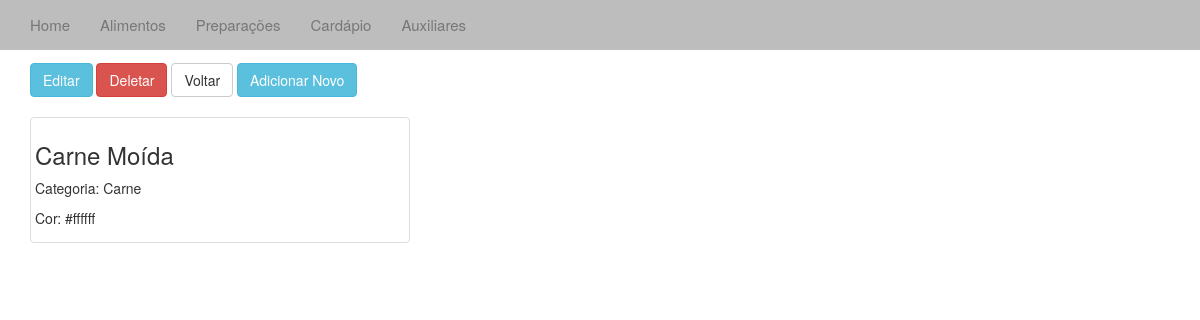
The app's page /veralimento/1/, older data.
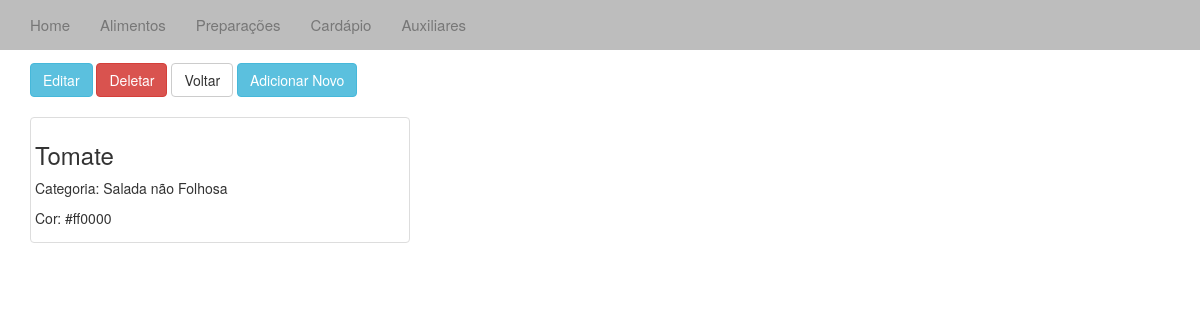
The same page, newer data.
### cardapio/models.py (models this page shows, shortened)
class Alimentos(models.Model):
	desc = models.CharField(max_length=20)
	cat_alimento = models.ForeignKey(Aux)
	cor = models.CharField(max_length=10)

class Aux(models.Model):
	tipo = models.IntegerField(1)
	desc = models.CharField(max_length=4)
	def __unicode__(self):
		return self.desc

### cardapio/views.py (the view)
# urls.py: url(r'veralimento/(?P<id_alimentos>\d+)/$', 'cardapio.views.veralimento', name='veralimento'),
def veralimento(request, id_alimentos):
	al = get_object_or_404(Alimentos, pk=id_alimentos)
	context = {'al':al}
	return render(request,"veralimento.html", context)

### templates/veralimento.html (shortened to what this page needs)
{% extends "base.html" %}
{% block body%}
<div class="container-fluid">
	<div class="container">
			<h2>Alimento</h2>
			<a href="/editalimento/{{ al.id }}"><button type="button" class="btn btn-info">Editar</button></a>
			<a href="/deletealimento/{{ al.id }}"><button type="button" class="btn btn-danger">Deletar</button></a>
			<a href="/alimentos/"><button type="button" class="btn btn-default">Voltar</button></a>
			<a href="/addalimento/"><button type="button" class="btn btn-info">Adicionar Novo</button></a>
			<br /><br />
			<div class="thumbnail col-sm-4">
				<h3>{{ al.desc }}</h3>
				<p>Categoria: {{ al.cat_alimento }}</p>
				<p>Cor: {{ al.cor }}</p>
			</div>
</div>
{% endblock %}

Row changes from the older to the newer data that the page shows:
changed Alimentos: desc "Carne Moída" → "Tomate"; cat_alimento "Carne" → "Salada não Folhosa"; cor "#ffffff" → "#ff0000"
